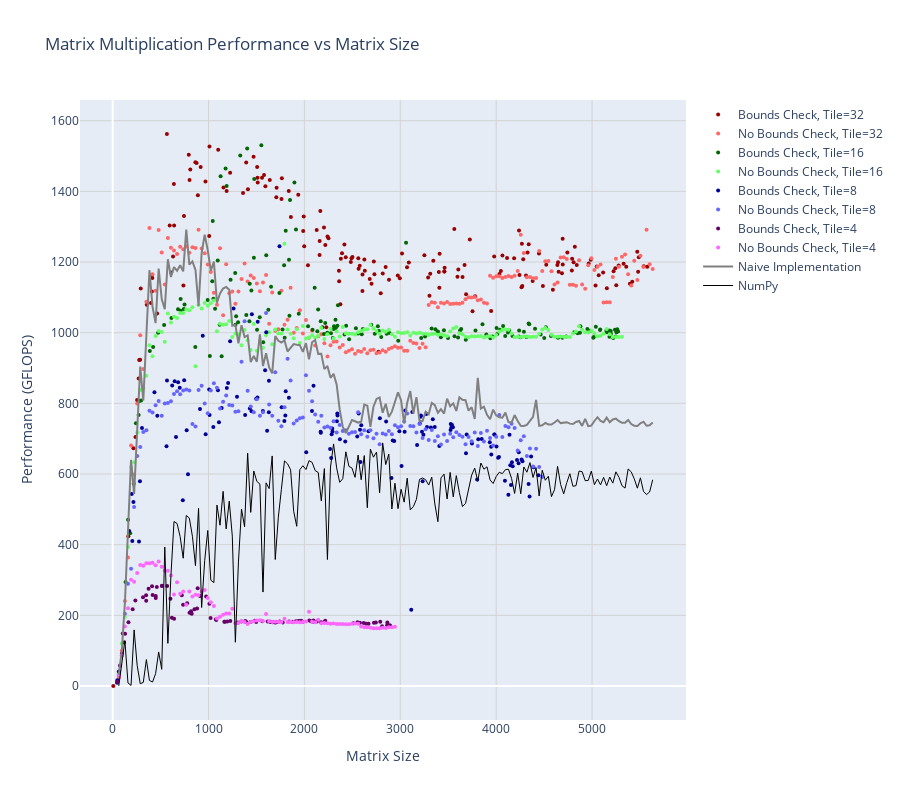

Notebook source saved alongside this figure:
### Code cell
import plotly.graph_objects as go
from plotly.subplots import make_subplots



# Create figure
fig = go.Figure(layout=dict(height=800))

# Define colors for each tile size - darker shade for bc, lighter for nc
colors = {
    32: ['rgb(153, 0, 0)', 'rgb(255, 102, 102)'],  # Dark/light red
    16: ['rgb(0, 102, 0)', 'rgb(102, 255, 102)'],  # Dark/light green
    8: ['rgb(0, 0, 153)', 'rgb(102, 102, 255)'],   # Dark/light blue
    4: ['rgb(102, 0, 102)', 'rgb(255, 102, 255)']  # Dark/light purple
}

# Plot for each tile size in reverse order so larger tiles appear first in legend
for tile_size in [32, 16, 8, 4]:

    # Get data for this tile size from dataframe
    bc_col = f'tile_{tile_size}_bc'
    nc_col = f'tile_{tile_size}_nc'

    # Get matrix sizes and timings, dropping NaN values
    bc_data = df[bc_col].dropna()
    nc_data = df[nc_col].dropna()
    bc_matrix_sizes = bc_data.index
    nc_matrix_sizes = nc_data.index

    # Calculate GFLOPS
    bc_gflops = (2 * bc_matrix_sizes**3 * 1000) / (bc_data * 1_000_000_000)
    nc_gflops = (2 * nc_matrix_sizes**3 * 1000) / (nc_data * 1_000_000_000)

    # Plot bounds check data
    fig.add_trace(go.Scatter(
        x=bc_matrix_sizes,
        y=bc_gflops,
        name=f'Bounds Check, Tile={tile_size}',
        mode='markers',
        marker=dict(
            size=4,
            color=colors[tile_size][0]
        )
    ))

    # Plot no bounds check data
    fig.add_trace(go.Scatter(
        x=nc_matrix_sizes,
        y=nc_gflops,
        name=f'No Bounds Check, Tile={tile_size}',
        mode='markers',
        marker=dict(
            size=4,
            color=colors[tile_size][1]
        )
    ))

# Get naive data and calculate GFLOPS
naive_d = df['naive'].dropna()
naive_matrix_sizes = naive_d.index
naive_gflops = (2 * naive_matrix_sizes**3 * 1000) / (naive_d  * 1_000_000_000)

# Plot naive data as a line
fig.add_trace(go.Scatter(
    x=naive_matrix_sizes,
    y=naive_gflops,
    name='Naive Implementation',
    mode='lines',
    line=dict(
        color='rgb(128, 128, 128)',  # Gray color
        width=2
    )
))

# Get numpy data and calculate GFLOPS
numpy_d = df['numpy'].dropna()
numpy_matrix_sizes = numpy_d.index
numpy_gflops = (2 * numpy_matrix_sizes**3 * 1000) / (numpy_d  * 1_000_000_000)

# Plot numpy data as a line
fig.add_trace(go.Scatter(
    x=numpy_matrix_sizes,
    y=numpy_gflops,
    name='NumPy',
    mode='lines',
    line=dict(
        color='rgb(0, 0, 0)',  # Black color
        width=1
    )
))


fig.update_layout(
    title='Matrix Multiplication Performance vs Matrix Size',
    xaxis_title='Matrix Size',
    yaxis_title='Performance (GFLOPS)',
    showlegend=True,
    hovermode='x unified'
)

fig.update_xaxes(gridcolor='lightgrey')
fig.update_yaxes(gridcolor='lightgrey')
fig.show()

### Figure 1 — Plotly figure (JSON) as saved in the notebook; plotly's stock layout.template omitted (floating-point values rounded to 4 significant figures; data arrays with more than 128 entries replaced by an {"elided": "..."} marker saying what was removed)
{"data": [{"marker": {"color": "rgb(153, 0, 0)", "size": 4}, "mode": "markers", "name": "Bounds Check, Tile=32", "type": "scatter", "x": {"elided": "173 int values"}, "y": {"elided": "173 float values"}}, {"marker": {"color": "rgb(255, 102, 102)", "size": 4}, "mode": "markers", "name": "No Bounds Check, Tile=32", "type": "scatter", "x": {"elided": "175 int values"}, "y": {"elided": "175 float values"}}, {"marker": {"color": "rgb(0, 102, 0)", "size": 4}, "mode": "markers", "name": "Bounds Check, Tile=16", "type": "scatter", "x": {"elided": "162 int values"}, "y": {"elided": "162 float values"}}, {"marker": {"color": "rgb(102, 255, 102)", "size": 4}, "mode": "markers", "name": "No Bounds Check, Tile=16", "type": "scatter", "x": {"elided": "165 int values"}, "y": {"elided": "165 float values"}}, {"marker": {"color": "rgb(0, 0, 153)", "size": 4}, "mode": "markers", "name": "Bounds Check, Tile=8", "type": "scatter", "x": {"elided": "137 int values"}, "y": {"elided": "137 float values"}}, {"marker": {"color": "rgb(102, 102, 255)", "size": 4}, "mode": "markers", "name": "No Bounds Check, Tile=8", "type": "scatter", "x": {"elided": "139 int values"}, "y": {"elided": "139 float values"}}, {"marker": {"color": "rgb(102, 0, 102)", "size": 4}, "mode": "markers", "name": "Bounds Check, Tile=4", "type": "scatter", "x": [49, 77, 97, 119, 130, 165, 209, 237, 317, 349, 350, 375, 411, 417, 449, 450, 461, 514, 515, 569, 603, 618, 641, 721, 735, 777, 802, 818, 825, 853, 881, 887, 911, 975, 1009, 1022, 1077, 1081, 1165, 1171, 1195, 1227, 1306, 1342, 1383, 1394, 1439, 1481, 1487, 1497, 1561, 1618, 1646, 1647, 1662, 1670, 1693, 1701, 1710, 1741, 1774, 1839, 1873, 1911, 1935, 1942, 1966, 1982, 2051, 2069, 2090, 2095, 2130, 2173, 2206, 2217, 2510, 2553, 2579, 2619, 2646, 2669, 2725, 2745, 2791, 2810, 2862, 2865, 2883, 2894], "y": [12.31, 58.15, 92.2, 123.4, 148.0, 180.3, 217.4, 242.2, 251.6, 257.0, 241.1, 275.1, 282.1, 257.8, 254.9, 249.4, 280.2, 282.8, 283.7, 283.2, 247.3, 193.1, 190.4, 256.7, 230.2, 234.4, 207.1, 211.5, 204.6, 217.4, 219.7, 276.5, 254.8, 253.3, 233.0, 192.2, 188.9, 186.6, 182.2, 182.0, 182.4, 183.7, 179.7, 182.7, 184.2, 181.1, 181.4, 184.4, 183.7, 181.5, 183.1, 182.9, 181.1, 181.6, 180.8, 180.5, 179.6, 180.7, 180.4, 182.9, 179.8, 182.8, 182.0, 183.4, 183.6, 183.7, 184.4, 181.7, 185.5, 183.3, 181.9, 185.2, 182.5, 180.2, 180.2, 184.4, 178.0, 180.8, 178.7, 178.0, 176.3, 176.4, 178.8, 179.7, 181.8, 169.2, 171.9, 179.6, 172.1, 171.2]}, {"marker": {"color": "rgb(255, 102, 255)", "size": 4}, "mode": "markers", "name": "No Bounds Check, Tile=4", "type": "scatter", "x": [64, 96, 128, 160, 192, 224, 256, 288, 320, 352, 384, 416, 448, 480, 512, 544, 576, 608, 640, 672, 704, 736, 768, 800, 832, 864, 896, 928, 960, 992, 1024, 1056, 1088, 1120, 1152, 1184, 1216, 1248, 1280, 1312, 1344, 1376, 1408, 1440, 1472, 1504, 1536, 1568, 1600, 1632, 1664, 1696, 1728, 1760, 1792, 1824, 1856, 1888, 1920, 1952, 1984, 2016, 2048, 2080, 2112, 2144, 2176, 2208, 2240, 2272, 2304, 2336, 2368, 2400, 2432, 2464, 2496, 2528, 2560, 2592, 2624, 2656, 2688, 2720, 2752, 2784, 2816, 2848, 2880, 2912, 2944], "y": [32.0, 86.4, 168.3, 220.2, 300.6, 295.3, 320.2, 342.2, 340.4, 347.7, 347.4, 349.2, 341.7, 352.4, 337.4, 325.9, 326.1, 313.0, 259.2, 294.0, 261.3, 267.8, 230.0, 267.8, 253.3, 258.5, 257.1, 267.6, 271.8, 249.3, 237.3, 226.4, 190.9, 195.9, 201.6, 205.1, 205.4, 218.9, 177.9, 178.6, 183.1, 181.2, 175.4, 181.5, 183.1, 185.3, 186.3, 183.8, 203.7, 183.3, 181.5, 181.7, 182.2, 181.3, 190.5, 181.3, 181.6, 180.6, 181.1, 180.4, 180.9, 182.7, 209.9, 181.6, 180.2, 187.9, 178.0, 178.1, 177.5, 176.4, 176.7, 175.7, 175.5, 175.2, 174.9, 174.9, 176.1, 176.8, 176.5, 168.8, 166.2, 166.1, 164.8, 163.7, 163.6, 163.4, 164.7, 164.4, 166.0, 166.1, 167.5]}, {"line": {"color": "rgb(128, 128, 128)", "width": 2}, "mode": "lines", "name": "Naive Implementation", "type": "scatter", "x": {"elided": "175 int values"}, "y": {"elided": "175 float values"}}, {"line": {"color": "rgb(0, 0, 0)", "width": 1}, "mode": "lines", "name": "NumPy", "type": "scatter", "x": {"elided": "175 int values"}, "y": {"elided": "175 float values"}}], "layout": {"height": 800, "hovermode": "x unified", "showlegend": true, "title": {"text": "Matrix Multiplication Performance vs Matrix Size"}, "xaxis": {"gridcolor": "lightgrey", "title": {"text": "Matrix Size"}}, "yaxis": {"gridcolor": "lightgrey", "title": {"text": "Performance (GFLOPS)"}}}}
